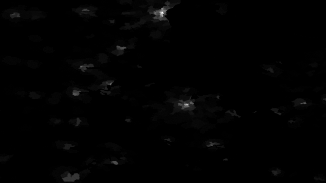
#> input picture popsub.tif, 326 x 183 px
$ python 'raster2points - global tiff.py'
#> lines starting #> are read from the running program, lines starting #| are printed output that depends on the picture
# coding: utf-8
import numpy as np
import time

from PIL import Image
Image.MAX_IMAGE_PIXELS = None # Disable warnings for pillow DecompressionBombError

import matplotlib as mpl
import matplotlib.pyplot as plt

# Reading the GeoTIFF as a plain image, not caring about the georeference for now; then convert to numpy array
im = Image.open('popsub.tif')
#> im is the input picture: PIL image 326x183 I; min 0, max 4146, mean 33.1
raster = np.array(im)
print(raster.shape)
#| (183, 326)

# Let's take a subset of the 2D array to keep things manageable
# In[97]:
#raster = raster[0:300,0:300]
#raster.shape


# Plot with matplotlib

# plt.imshow(raster)

numpoints = np.sum(raster)
#> numpoints = 1975918
points = np.zeros((numpoints,2), dtype=int)
print(points)
#> (printed output is left out)

# Using numpy's [nditer](https://docs.scipy.org/doc/numpy-1.13.0/reference/arrays.nditer.html#tracking-an-index-or-multi-index) and [append](https://docs.scipy.org/doc/numpy/reference/generated/numpy.append.html) - see also the [Minimal Example notebook](Minimal%20Example.ipynb).

# make an empty 2D "target array"
points = np.zeros((numpoints,2), dtype=int)

# keep track of where in the target array we have to insert
insertrow = 0

# iterate over the input raster
it = np.nditer(raster, flags=['multi_index'])
while not it.finished:
    entry = np.array([np.array(it.multi_index)])
    block = np.repeat(entry, it[0], axis=0)
    points[insertrow:insertrow+block.shape[0]] = block
    insertrow = insertrow + block.shape[0]
    it.iternext()
#> this loop made 59658 passes
#> (entry, insertrow) on passes 3 to 5: ([[0, 2]], 5), ([[0, 3]], 5), ([[0, 4]], 5)
#> after the loop, insertrow = 1975918; points = 1975918 pairs, first value 0 to 182, second value 0 to 325


print(points)
#> (printed output is left out)
print(points.size)
#| 3951836


# Next, we will randomly move each point around within its cell. We can also choose to keep the "edges" between the cells (set expansion to < 1.0) or allow the points to go outside the cells, which "softenes" the edges, giving the impression of a more smooth surface (set expansion to > 1.0)

expansion = 1.5

seed = np.random.rand(numpoints,2)
#> seed = 1975918 pairs, first value 1.64e-07 to 1, second value 2.52e-08 to 1
seed = seed * expansion
#> seed = 1975918 pairs, first value 2.46e-07 to 1.5, second value 3.78e-08 to 1.5

plot = points + seed
#> plot = 1975918 pairs, first value 0.000109 to 183.5, second value 0.000551 to 326.5


plt.scatter(plot[:,0], plot[:,1], s=0.01, alpha=0.5)
#plt.show()

# not working in the notebook...
plt.savefig("dots"+str(time.time())+".png", dpi=900)
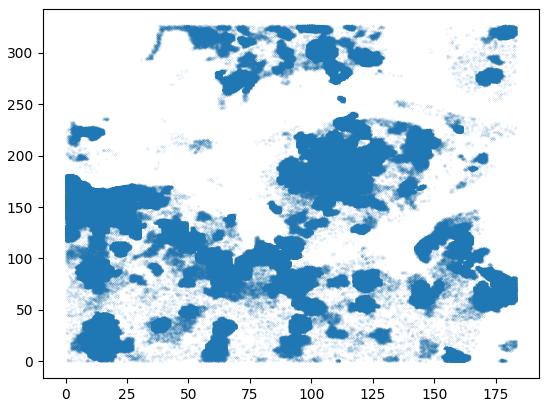
#> figure drawn by matplotlib, 1 panel
